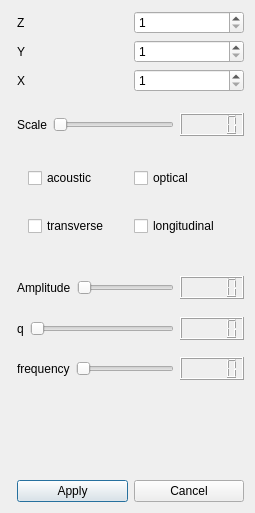
<?xml version="1.0" encoding="UTF-8"?>
<ui version="4.0">
 <class>DialogSizeScatter</class>
 <widget class="QDialog" name="DialogSizeScatter">
  <property name="geometry">
   <rect>
    <x>0</x>
    <y>0</y>
    <width>255</width>
    <height>513</height>
   </rect>
  </property>
  <property name="sizePolicy">
   <sizepolicy hsizetype="Minimum" vsizetype="Minimum">
    <horstretch>0</horstretch>
    <verstretch>0</verstretch>
   </sizepolicy>
  </property>
  <property name="windowTitle">
   <string>Settings</string>
  </property>
  <property name="sizeGripEnabled">
   <bool>false</bool>
  </property>
  <layout class="QHBoxLayout" name="horizontalLayout_8">
   <item>
    <layout class="QFormLayout" name="formLayout">
     <property name="fieldGrowthPolicy">
      <enum>QFormLayout::AllNonFixedFieldsGrow</enum>
     </property>
     <property name="topMargin">
      <number>0</number>
     </property>
     <item row="0" column="1">
      <layout class="QVBoxLayout" name="verticalLayout">
       <property name="sizeConstraint">
        <enum>QLayout::SetDefaultConstraint</enum>
       </property>
       <item>
        <layout class="QGridLayout" name="gridLayout">
         <item row="2" column="1">
          <widget class="QSpinBox" name="xSpinBox">
           <property name="minimum">
            <number>1</number>
           </property>
          </widget>
         </item>
         <item row="1" column="1">
          <widget class="QSpinBox" name="ySpinBox">
           <property name="minimum">
            <number>1</number>
           </property>
          </widget>
         </item>
         <item row="0" column="1">
          <widget class="QSpinBox" name="zSpinBox">
           <property name="wrapping">
            <bool>false</bool>
           </property>
           <property name="minimum">
            <number>1</number>
           </property>
          </widget>
         </item>
         <item row="2" column="0">
          <widget class="QLabel" name="label_2">
           <property name="text">
            <string>X</string>
           </property>
          </widget>
         </item>
         <item row="1" column="0">
          <widget class="QLabel" name="label_3">
           <property name="text">
            <string>Y</string>
           </property>
          </widget>
         </item>
         <item row="0" column="0">
          <widget class="QLabel" name="label">
           <property name="text">
            <string>Z</string>
           </property>
          </widget>
         </item>
        </layout>
       </item>
       <item>
        <spacer name="verticalSpacer">
         <property name="orientation">
          <enum>Qt::Vertical</enum>
         </property>
         <property name="sizeHint" stdset="0">
          <size>
           <width>20</width>
           <height>15</height>
          </size>
         </property>
        </spacer>
       </item>
       <item>
        <layout class="QHBoxLayout" name="horizontalLayout">
         <item>
          <widget class="QLabel" name="label_4">
           <property name="text">
            <string>Scale</string>
           </property>
          </widget>
         </item>
         <item>
          <widget class="QSlider" name="rangeSlider">
           <property name="minimum">
            <number>1</number>
           </property>
           <property name="maximum">
            <number>80</number>
           </property>
           <property name="orientation">
            <enum>Qt::Horizontal</enum>
           </property>
          </widget>
         </item>
         <item>
          <widget class="QLCDNumber" name="rangeNumber"/>
         </item>
        </layout>
       </item>
       <item>
        <spacer name="verticalSpacer_3">
         <property name="orientation">
          <enum>Qt::Vertical</enum>
         </property>
         <property name="sizeHint" stdset="0">
          <size>
           <width>20</width>
           <height>15</height>
          </size>
         </property>
        </spacer>
       </item>
       <item>
        <layout class="QHBoxLayout" name="horizontalLayout_2">
         <property name="leftMargin">
          <number>11</number>
         </property>
         <property name="topMargin">
          <number>11</number>
         </property>
         <property name="rightMargin">
          <number>11</number>
         </property>
         <property name="bottomMargin">
          <number>11</number>
         </property>
         <item>
          <widget class="QCheckBox" name="acoustic">
           <property name="text">
            <string>acoustic</string>
           </property>
          </widget>
         </item>
         <item>
          <widget class="QCheckBox" name="optical">
           <property name="text">
            <string>optical</string>
           </property>
          </widget>
         </item>
        </layout>
       </item>
       <item>
        <layout class="QHBoxLayout" name="horizontalLayout_3">
         <property name="leftMargin">
          <number>11</number>
         </property>
         <property name="topMargin">
          <number>11</number>
         </property>
         <property name="rightMargin">
          <number>11</number>
         </property>
         <property name="bottomMargin">
          <number>11</number>
         </property>
         <item>
          <widget class="QCheckBox" name="transverse">
           <property name="text">
            <string>transverse</string>
           </property>
          </widget>
         </item>
         <item>
          <widget class="QCheckBox" name="longitudinal">
           <property name="text">
            <string>longitudinal</string>
           </property>
          </widget>
         </item>
        </layout>
       </item>
       <item>
        <spacer name="verticalSpacer_2">
         <property name="orientation">
          <enum>Qt::Vertical</enum>
         </property>
         <property name="sizeHint" stdset="0">
          <size>
           <width>20</width>
           <height>14</height>
          </size>
         </property>
        </spacer>
       </item>
       <item>
        <layout class="QHBoxLayout" name="horizontalLayout_4">
         <property name="topMargin">
          <number>9</number>
         </property>
         <item>
          <widget class="QLabel" name="amplitude">
           <property name="text">
            <string>Amplitude</string>
           </property>
          </widget>
         </item>
         <item>
          <widget class="QSlider" name="amplitudeSlider">
           <property name="maximum">
            <number>40</number>
           </property>
           <property name="orientation">
            <enum>Qt::Horizontal</enum>
           </property>
          </widget>
         </item>
         <item>
          <widget class="QLCDNumber" name="amplitudeNumber"/>
         </item>
        </layout>
       </item>
       <item>
        <layout class="QHBoxLayout" name="horizontalLayout_5">
         <property name="topMargin">
          <number>12</number>
         </property>
         <item>
          <widget class="QLabel" name="qLabel">
           <property name="text">
            <string>q</string>
           </property>
          </widget>
         </item>
         <item>
          <widget class="QSlider" name="qSlider">
           <property name="orientation">
            <enum>Qt::Horizontal</enum>
           </property>
          </widget>
         </item>
         <item>
          <widget class="QLCDNumber" name="qNumber"/>
         </item>
        </layout>
       </item>
       <item>
        <layout class="QHBoxLayout" name="horizontalLayout_6">
         <property name="topMargin">
          <number>11</number>
         </property>
         <item>
          <widget class="QLabel" name="label_5">
           <property name="text">
            <string>frequency</string>
           </property>
          </widget>
         </item>
         <item>
          <widget class="QSlider" name="freqSlider">
           <property name="singleStep">
            <number>1</number>
           </property>
           <property name="orientation">
            <enum>Qt::Horizontal</enum>
           </property>
          </widget>
         </item>
         <item>
          <widget class="QLCDNumber" name="freqNumber"/>
         </item>
        </layout>
       </item>
      </layout>
     </item>
     <item row="2" column="1">
      <layout class="QHBoxLayout" name="horizontalLayout_7">
       <property name="topMargin">
        <number>6</number>
       </property>
       <item>
        <widget class="QPushButton" name="applyButton">
         <property name="sizePolicy">
          <sizepolicy hsizetype="Expanding" vsizetype="Fixed">
           <horstretch>0</horstretch>
           <verstretch>0</verstretch>
          </sizepolicy>
         </property>
         <property name="text">
          <string>Apply</string>
         </property>
        </widget>
       </item>
       <item>
        <widget class="QPushButton" name="cancelButton">
         <property name="sizePolicy">
          <sizepolicy hsizetype="Expanding" vsizetype="Fixed">
           <horstretch>0</horstretch>
           <verstretch>0</verstretch>
          </sizepolicy>
         </property>
         <property name="text">
          <string>Cancel</string>
         </property>
        </widget>
       </item>
      </layout>
     </item>
     <item row="1" column="1">
      <spacer name="verticalSpacer_4">
       <property name="orientation">
        <enum>Qt::Vertical</enum>
       </property>
       <property name="sizeHint" stdset="0">
        <size>
         <width>20</width>
         <height>15</height>
        </size>
       </property>
      </spacer>
     </item>
    </layout>
   </item>
  </layout>
 </widget>
 <layoutdefault spacing="6" margin="11"/>
 <resources/>
 <connections>
  <connection>
   <sender>rangeSlider</sender>
   <signal>valueChanged(int)</signal>
   <receiver>rangeNumber</receiver>
   <slot>display(int)</slot>
   <hints>
    <hint type="sourcelabel">
     <x>164</x>
     <y>165</y>
    </hint>
    <hint type="destinationlabel">
     <x>357</x>
     <y>166</y>
    </hint>
   </hints>
  </connection>
 </connections>
</ui>
